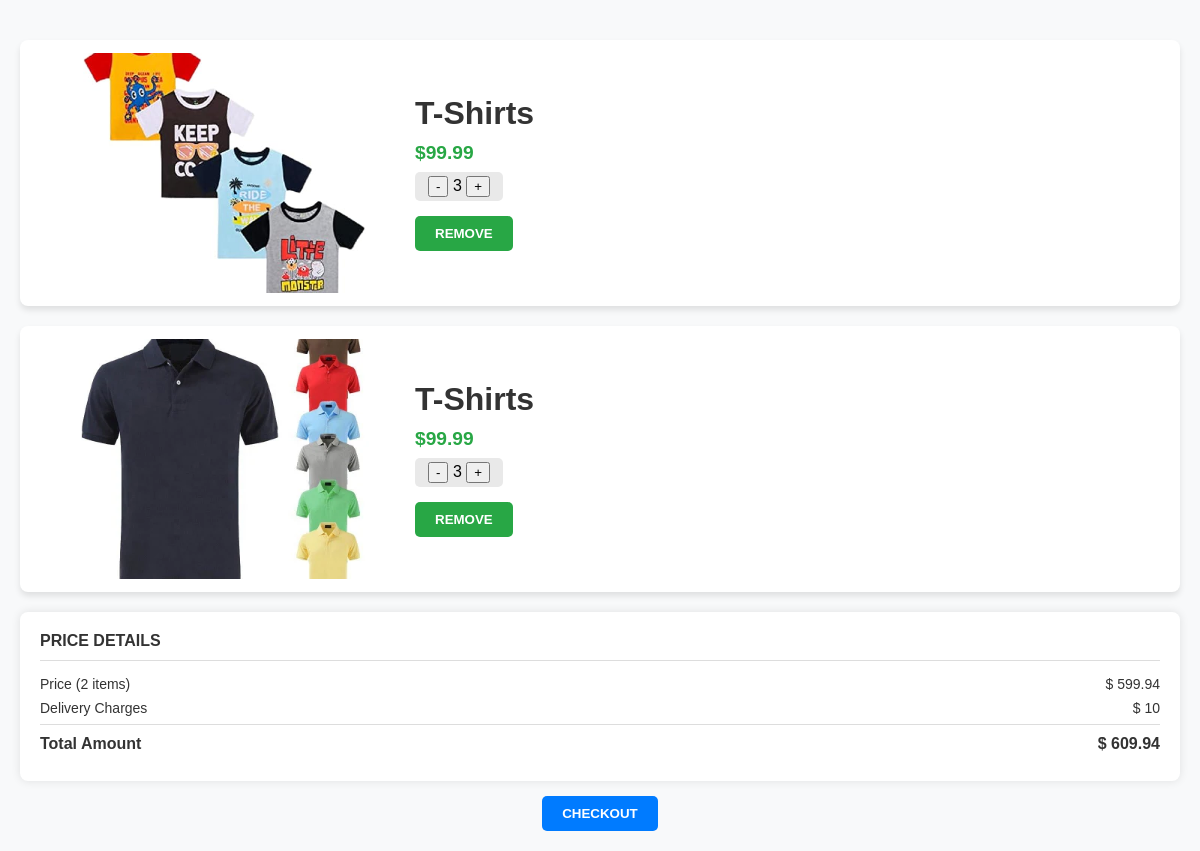
Page /cart (signed in) on the committed database.
### User/models.py (models this page shows)
class Products(models.Model):
    image = models.ImageField(upload_to='images/')
    product = models.CharField(max_length=30)
    price = models.FloatField()
    desc = models.CharField(max_length=300)
    categori = models.CharField(max_length=100)

### User/views.py (the view)
# urls.py: path('cart', UserCart),
def UserCart(request):
    userId = request.session.get('userId')
    if not userId:
        return redirect("/login")
    cart_items = Cart.objects.filter(userId_id=userId)
    cartData = []
    subtotal = 0
    delivery_charge = 10
    for item in cart_items:
        products = Products.objects.get(id=item.productId_id)
        item_subtotal = item.quantity * products.price
        subtotal += item_subtotal
        cartData.append({
            "id": products.id,
            "product": products.product,
            "price": products.price,
            "image": products.image,
            "quantity": item.quantity,
            "subtotal": item_subtotal
        })
    total_price = subtotal + delivery_charge
    return render(request, "cart.html", {"data": cartData, "subtotal": subtotal,"total_price": total_price})

### templates/cart.html (shortened to what this page needs)
<!DOCTYPE html>
<html lang="en">
{% load static %}
<head>
    <link rel="stylesheet" href="{% static 'css/addcart.css' %}">
    <link rel="stylesheet" href="{% static 'css/all.min.css' %}">
</head>
<body>
    <div class="container">
        {% for item in data %}
        <div class="product-card">
            <div class="product-image">
                <img src="media/{{item.image}}" >
            </div>
            <div class="product-info">
                <h3 class="product-title">{{item.product}}</h3>
                <p class="product-price"><b>${{item.price}}</b></p>
                <div class="product-quantity">
                    <a href="/addcart?id={{item.id}}&type=decre" class="btn"><button>-</button></a></button>
                    <span>{{item.quantity}}</span>
                    <a href="/addcart?id={{item.id}}&type=incre" class="btn"><button>+</button></a>
                </div>
                <div class="button-group">
                    <a href="/remove?id={{item.id}}"><button class="buy-now">Remove</button></a>
                </div>
            </div>
        </div>
        {% endfor %}
        <div class="price-details">
            <h3>PRICE DETAILS</h3>
            <div class="row"><span>Price ({{ data|length }} items)</span><span>$ {{ subtotal|floatformat:2 }}</span></div>
            <div class="row"><span>Delivery Charges</span><span>$ 10</span></div>
            <div class="row total"><span>Total Amount</span><span>$ {{ total_price|floatformat:2 }}</span></div>
        </div>
        <div class="checkout-but">
            <a href="/checkout"><button class="add-to-cart">Checkout</button></a>
        </div>
    </div>
</body>
</html>

### Static/css/addcart.css (style rules this page uses)
body { font-family: Arial, sans-serif; margin: 0; padding: 0; background-color: #f8f9fa; }
.container { max-width: 1200px; margin: 0 auto; padding: 20px; }
.product-card { display: flex; align-items: center; background: #fff; padding: 13px 55px; margin: 20px 0; box-shadow: 0 4px 6px rgba(0, 0, 0, 0.1); border-radius: 8px; }
.product-image { width: 300px; height: 240px; margin-right: 40px; }
.product-image img { width: 100%; height: 100%; border-radius: 5px; object-fit: cover; background-attachment: fixed; }
.product-info { flex: 1; }
.product-title { font-size: 2rem; margin: 0 0 10px; color: #333; }
.product-price { font-size: 1.2rem; margin: 0 0 8px; color: #28a745; }
.button-group { display: flex; gap: 10px; }
.add-to-cart, .buy-now { padding: 10px 20px; border: none; border-radius: 5px; cursor: pointer; text-transform: uppercase; font-weight: bold; text-align: center; align-items: center; }
.add-to-cart { background: #007bff; color: #fff; }
.buy-now { background: #28a745; color: #fff; }
.product-quantity { width: 80px; padding: 4px; border-radius: 5px; text-align: center; margin: 0px 0px 15px; background-color: rgb(233, 233, 233); }
.product-quantity a { text-decoration: none; }
.price-details { background: #fff; padding: 20px; border-radius: 8px; box-shadow: 0px 0px 10px rgba(0, 0, 0, 0.1); margin-bottom: 15px; }
.price-details h3 { margin: 0 0 15px; font-size: 16px; color: #333; border-bottom: 1px solid #ddd; padding-bottom: 10px; }
.row { display: flex; justify-content: space-between; margin: 8px 0; font-size: 14px; color: #333; }
.total { font-weight: bold; font-size: 16px; border-top: 1px solid #ddd; padding-top: 10px; }
.checkout-but { text-align: center; }

### rows in the picture
Products: image (picture), product "T-Shirts", price "99.99"
Products: image (picture), product "T-Shirts", price "99.99"

### other values in the picture
{{ item.quantity }} "3" "3"
{{ data|length }} "2"
{{ subtotal|floatformat:2 }} "599.94"
{{ total_price|floatformat:2 }} "609.94"
